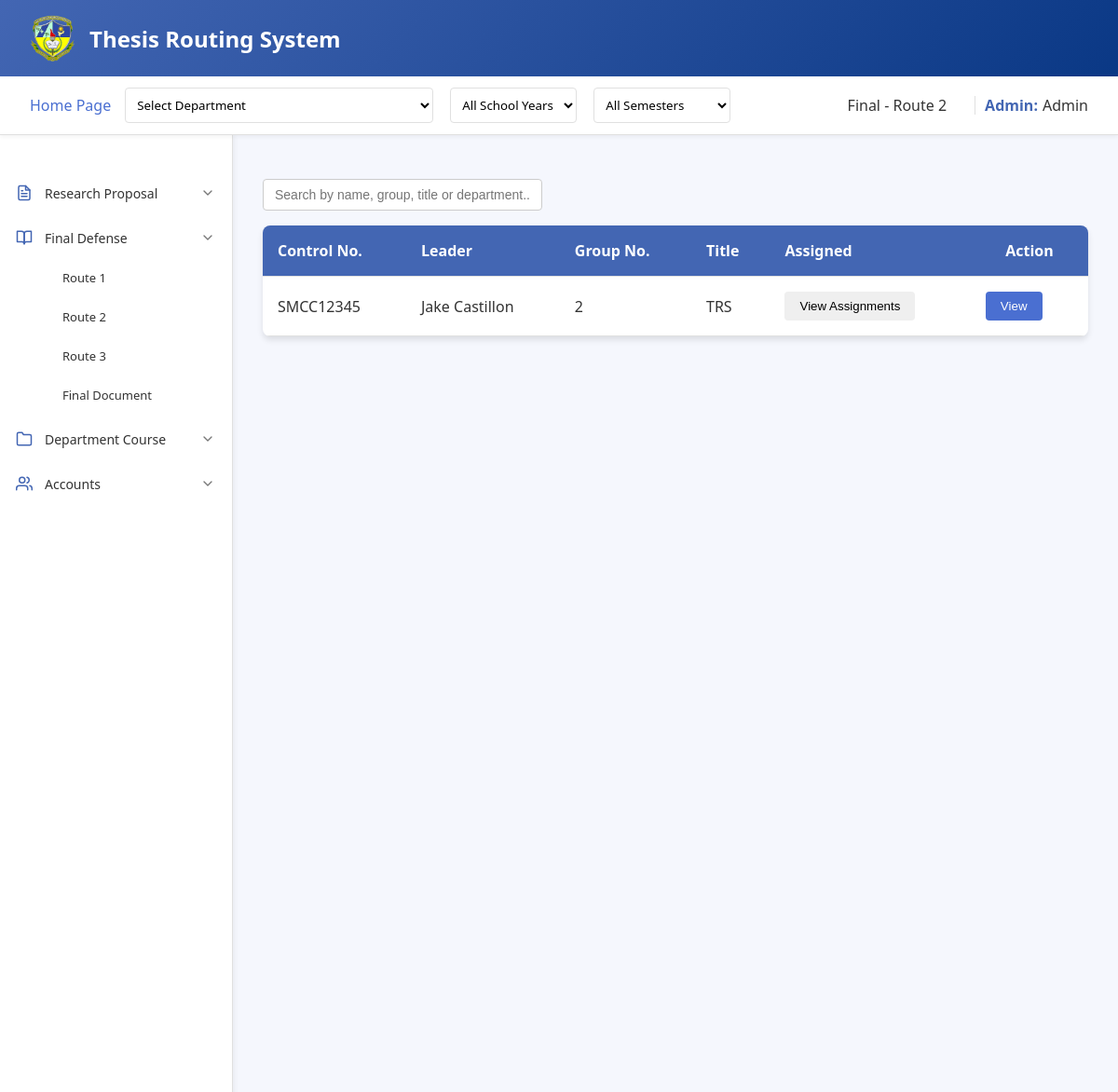
/admin/homepage/final/route2.php (signed in), run on the app's committed database.
### tables this page shows
CREATE TABLE `route2final_files` (
  `route2_id` int(11) NOT NULL,
  `student_id` int(11) NOT NULL,
  `docuRoute2` varchar(255) NOT NULL,
  `panel1_id` int(11) NOT NULL,
  `panel2_id` int(11) NOT NULL,
  `panel3_id` int(11) NOT NULL,
  `panel4_id` int(11) NOT NULL,
  `adviser_id` int(11) NOT NULL,
  `department` varchar(255) NOT NULL,
  `date_submitted` date NOT NULL,
  `controlNo` varchar(255) NOT NULL,
  `fullname` varchar(255) NOT NULL,
  `group_number` int(255) NOT NULL,
  `title` varchar(255) NOT NULL,
  `school_year` varchar(255) NOT NULL,
  `panel5_id` varchar(255) NOT NULL,
  `routeNumber` varchar(255) NOT NULL
);

### admin/homepage/final/route2.php (the view, shortened to what this page needs)
<?php
include '../../../connection.php';
function getPanelName($conn, $panel_id) {
    $stmt = $conn->prepare("SELECT fullname FROM panel WHERE panel_id = ?");
    $stmt->bind_param("i", $panel_id);
    $stmt->execute();
    $result = $stmt->get_result();
    if ($result->num_rows > 0) {
        $row = $result->fetch_assoc();
        return $row['fullname'];
    }
    return "";
}
function getAdviserName($conn, $adviser_id) {
    $stmt = $conn->prepare("SELECT fullname FROM adviser WHERE adviser_id = ?");
    $stmt->bind_param("i", $adviser_id);
    $stmt->execute();
    $result = $stmt->get_result();
    if ($result->num_rows > 0) {
        $row = $result->fetch_assoc();
        return $row['fullname'];
    }
    return "";
}
$files = [];
$sqlQuery = "SELECT
        docuRoute2 AS filepath,
        docuRoute2 AS filename,
        date_submitted,
        controlNo,
        group_number,
        fullname,
        title,
        department,
        student_id, panel1_id, panel2_id, panel3_id, panel4_id, panel5_id, adviser_id
     FROM route2final_files
     WHERE 1=1";
$fileStmt = $conn->prepare($sqlQuery);
$fileStmt->execute();
$fileResult = $fileStmt->get_result();
while ($row = $fileResult->fetch_assoc()) {
    $files[] = [
        'filepath' => $row['filepath'],
        'filename' => $row['filename'],
        'controlNo' => $row['controlNo'],
        'group_number' => $row['group_number'],
        'fullname' => $row['fullname'],
        'student_id' => $row['student_id'],
        'panel1_id' => $row['panel1_id'],
        'panel2_id' => $row['panel2_id'],
        'panel3_id' => $row['panel3_id'],
        'panel4_id' => $row['panel4_id'],
        'panel5_id' => $row['panel5_id'],
        'adviser_id' => $row['adviser_id'],
        'title' => $row['title'],
        'department' => $row['department']
    ];
}
?>
<!DOCTYPE html>
<html lang="en">
<head>
    <link rel="stylesheet" href="finalstyle.css">
</head>
<body>
    <div class="container">
        <header class="header">
            <div class="logo-container">
                <img src="../../../assets/logo.png" alt="SMCC Logo">
                <div class="logo">Thesis Routing System</div>
            </div>
        </header>
        <div class="top-bar" style="position: sticky; top: 0; z-index: 100;">
            <div class="navigation">
                <div class="homepage">
                    <a href="../homepage.php">Home Page</a>
                </div>
                <div class="dropdown-container">
                    <form method="POST" style="display: inline;">
                        <select name="department" onchange="this.form.submit()">
                            <option value="">Select Department</option>
                        </select>
                    </form>
                    <form method="POST" style="display: inline; margin-left: 10px;">
                        <select name="school_year" onchange="this.form.submit()">
                            <option value="">All School Years</option>
                        </select>
                    </form>
                    <form method="POST" style="display: inline; margin-left: 10px;">
                        <select name="semester" onchange="this.form.submit()">
                            <option value="">All Semesters</option>
                        </select>
                    </form>
                </div>
            </div>
            <div class="user-info">
                <div class="routeNo" style="margin-right: 20px;">Final - Route 2</div>
                <span class="role">Admin:</span>
                <span class="user-name">
                    <?php echo isset($_SESSION['fullname']) ? $_SESSION['fullname'] : 'Guest'; ?>
                </span>
            </div>
        </div>
        <div class="main-content">
            <nav class="sidebar">
                <nav class="nav-menu">
                    <div class="menu-item dropdown">
                        <div class="menu-header">
                            <div class="icon">
                            </div>
                            <span>Research Proposal</span>
                            <div class="dropdown-icon expanded">
                                <svg xmlns="http://www.w3.org/2000/svg" viewBox="0 0 24 24" fill="none" stroke="currentColor" stroke-width="2" stroke-linecap="round" stroke-linejoin="round">
                                    <polyline points="6 9 12 15 18 9"></polyline>
                                </svg>
                            </div>
                        </div>
                    </div>
                    <div class="menu-item dropdown">
                        <div class="menu-header">
                            <div class="icon">
                                <svg xmlns="http://www.w3.org/2000/svg" viewBox="0 0 24 24" fill="none" stroke="currentColor" stroke-width="2" stroke-linecap="round" stroke-linejoin="round">
                                    <path d="M2 3h6a4 4 0 0 1 4 4v14a3 3 0 0 0-3-3H2z"></path>
                                    <path d="M22 3h-6a4 4 0 0 0-4 4v14a3 3 0 0 1 3-3h7z"></path>
                                </svg>
                            </div>
                            <span>Final Defense</span>
                            <div class="dropdown-icon">
                                <svg xmlns="http://www.w3.org/2000/svg" viewBox="0 0 24 24" fill="none" stroke="currentColor" stroke-width="2" stroke-linecap="round" stroke-linejoin="round">
                                    <polyline points="6 9 12 15 18 9"></polyline>
                                </svg>
                            </div>
                        </div>
                        <div class="dropdown-content">
                            <a href="../final/route1.php" class="submenu-item">Route 1</a>
                            <a href="../final/route2.php" class="submenu-item">Route 2</a>
                            <a href="../final/route3.php" class="submenu-item">Route 3</a>
                            <a href="../final/finaldocu.php" class="submenu-item">Final Document</a>
                        </div>
                    </div>
                    <div class="menu-item dropdown">
                        <div class="menu-header">
                            <div class="icon">
                                <svg xmlns="http://www.w3.org/2000/svg" viewBox="0 0 24 24" fill="none" stroke="currentColor" stroke-width="2" stroke-linecap="round" stroke-linejoin="round">
                                    <path d="M22 19a2 2 0 0 1-2 2H4a2 2 0 0 1-2-2V5a2 2 0 0 1 2-2h5l2 3h9a2 2 0 0 1 2 2z"></path>
                                </svg>
                            </div>
                            <span>Department Course</span>
                            <div class="dropdown-icon">
                                <svg xmlns="http://www.w3.org/2000/svg" viewBox="0 0 24 24" fill="none" stroke="currentColor" stroke-width="2" stroke-linecap="round" stroke-linejoin="round">
                                    <polyline points="6 9 12 15 18 9"></polyline>
                                </svg>
                            </div>
                        </div>
                    </div>
                    <div class="menu-item dropdown">
                        <div class="menu-header">
                            <div class="icon">
                            </div>
                            <span>Accounts</span>
                            <div class="dropdown-icon">
                                <svg xmlns="http://www.w3.org/2000/svg" viewBox="0 0 24 24" fill="none" stroke="currentColor" stroke-width="2" stroke-linecap="round" stroke-linejoin="round">
                                    <polyline points="6 9 12 15 18 9"></polyline>
                                </svg>
                            </div>
                        </div>
                    </div>
                </nav>
            </nav>
            <div class="content" id="content-area">
                <div class="search-container">
                    <input type="text" id="searchInput" class="search-box" placeholder="Search by name, group, title or department..." onkeyup="searchTable()">
                </div>
                <form id="submission-form" action="route2.php" method="POST">
                    <table>
                        <thead>
                            <tr>
                                <th>Control No.</th>
                                <th>Leader</th>
                                <th>Group No.</th>
                                <th>Title</th>
                                <th>Assigned</th>
                                <th class='action-label'>Action</th>
                            </tr>
                        </thead>
    <tbody id="file-list">
        <?php if (!empty($files)): ?>
            <?php foreach ($files as $file): ?>
                <?php
                    $filepath = htmlspecialchars($file['filepath'], ENT_QUOTES);
                    $controlNo = htmlspecialchars($file['controlNo'] ?? '', ENT_QUOTES);
                    $fullname = htmlspecialchars($file['fullname'] ?? '', ENT_QUOTES);
                    $group_number = htmlspecialchars($file['group_number'] ?? '', ENT_QUOTES);
                    $student_id = htmlspecialchars($file['student_id'] ?? '', ENT_QUOTES);
                    $title = htmlspecialchars($file['title'] ?? '', ENT_QUOTES);
                    $assigned_panels = [];
                    for ($i = 1; $i <= 5; $i++) {
                        $panel_id_key = "panel{$i}_id";
                        if (!empty($file[$panel_id_key])) {
                            $panel_name = getPanelName($conn, $file[$panel_id_key]);
                            if (!empty($panel_name)) {
                                $assigned_panels[] = ["name" => $panel_name, "position" => "Panel $i"];
                            }
                        }
                    }
                    $adviser_name = "";
                    $adviser_id = !empty($file['adviser_id']) ? $file['adviser_id'] : "";
                    if (!empty($adviser_id)) {
                        $adviser_name = getAdviserName($conn, $adviser_id);
                    }
                    $has_panels = !empty($assigned_panels);
                    $has_adviser = !empty($adviser_name);
                    if ($has_panels && $has_adviser) {
                        $assignment_status = "View Assignments";
                    } elseif ($has_panels) {
                        $assignment_status = "View Panelists";
                    } elseif ($has_adviser) {
                        $assignment_status = "View Adviser";
                    } else {
                        $assignment_status = "Not Assigned";
                    }
                    $fileData = [
                        'filepath' => $filepath,
                        'panel1_id' => $file['panel1_id'] ?? '',
                        'panel2_id' => $file['panel2_id'] ?? '',
                        'panel3_id' => $file['panel3_id'] ?? '',
                        'panel4_id' => $file['panel4_id'] ?? '',
                        'panel5_id' => $file['panel5_id'] ?? '',
                        'adviser_id' => $adviser_id
                    ];
                    $assignmentData = [
                        'panels' => $assigned_panels,
                        'adviser' => $adviser_name
                    ];
                ?>
                <tr>
                    <td><?= $controlNo ?></td>
                    <td><?= $fullname ?></td>
                    <td><?= $group_number ?></td>
                    <td><?= $title ?></td>
                    <td>
                        <button type="button" class="assignment-button <?= ($has_panels || $has_adviser) ? '' : 'not-assigned' ?>"
                                onclick="showAssignmentDetails(
                                    <?= htmlspecialchars(json_encode($assignmentData), ENT_QUOTES) ?>,
                                    <?= htmlspecialchars(json_encode($fileData), ENT_QUOTES) ?>
                                )">
                            <?= $assignment_status ?>
                        </button>
                    </td>
                    <td>
                        <button type="button" class="view-button" onclick="viewFile('<?= $filepath ?>', '<?= $student_id ?>', '<?= $file['route2_id'] ?? '' ?>')">View</button>
                    </td>
                </tr>
            <?php endforeach; ?>
        <?php else: ?>
            <tr>
                <td colspan="7" style="text-align: center;">No files found.</td>
            </tr>
        <?php endif; ?>
    </tbody>
                    </table>
                </form>
            </div>
        </div>
    </div>
</html>

### data on the page
route2final_files: controlNo "SMCC12345", fullname "Jake Castillon", group_number "2", title "TRS", assignment_status "View Assignments"

### other printed values
$_SESSION['fullname'] "Admin"
